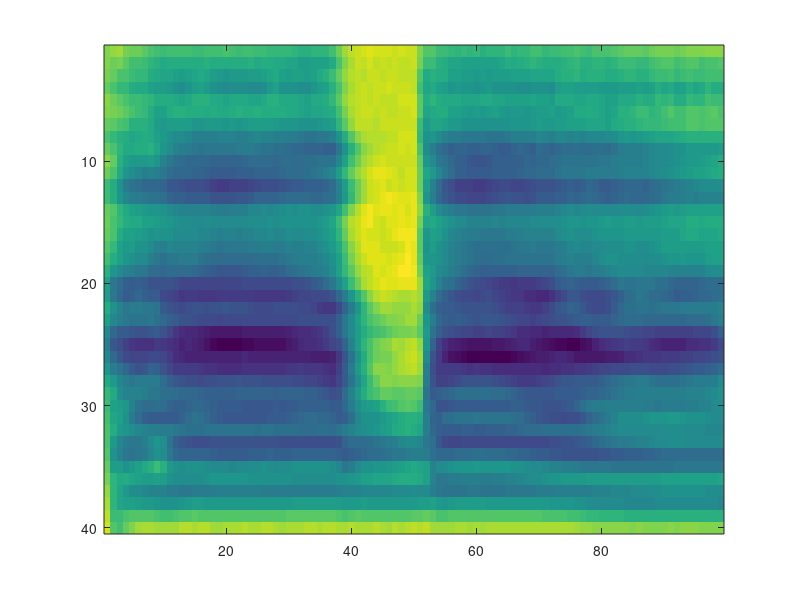

The MATLAB source for this figure: (Note: this script raises an error after producing the figure.)
% DEMOSPECTROGRAM A demonstration of spectral clustering on acoustic data (sigma=3.5).

% SPECTRAL

clear all;
close all;
clc

sigma2 = 3.5;

imageUnnorm = load('spectrogram.txt');
imageUnnorm = sum(imageUnnorm, 3);
imageNorm = imageUnnorm/max(max(imageUnnorm));
imageNorm = flipud(imageNorm);
figure
imagesc((imageNorm));
fprintf('This is the image to be segmented\nPress any key to continue\n');
pause

% image is too big, so downsample it by ratio samp
samp = 3;
rowindex = [1:samp:(floor(size(imageNorm, 1)/samp))*samp];
colindex = [1:samp:(floor(size(imageNorm, 2)/samp))*samp];
imageNorm = imageNorm(rowindex, colindex);

numrows = size(imageNorm, 1);
numcols = size(imageNorm, 2);
n = numcols*numrows;

% f is a 1 x n vector of the intensities of each pixel
f = reshape(imageNorm, 1, n)';
% x is a 2 x n matrix of the coordinates of each pixel
x1 = repmat([1:numrows], 1, numcols)';
x2 = reshape(repmat([1:numcols], numrows, 1), 1, n)';
% combine f and x, giving f the same weighting as x
x = [x1, x2, f*(numrows+numcols)];

% run the clustering algorithm
[labels, PcEig, Centres] = SpectralCluster(x, sigma2);
[npts, dim] = size(labels);

% choose a different symbol for each cluster
color = ['k', 'r', 'g', 'b', 'm'];
sym = ['>', 'o', '+', 'x', 's', 'd', 'v', '^', '<'];
symbol = zeros(dim, 2);
for i = 1:dim;
    symbol(i, :) = [color(mod(i, length(color))+1) sym(mod(i, length(sym))+1)];
end

% plot the final groupings
fprintf('I think the number of Clusters here is\n');
dim
figure
for i=1:npts
    plot(x(i,2), -x(i,1), char(symbol(find(labels(i,:)), :)));
    hold on
end
fprintf('This is the clustering we have found\nPress any key to continue\n');
pause

if dim >2
% plot the clusters in 3d eigenspace
figure
plot3(Centres(:,1),Centres(:,2),Centres(:,3),'kd');
hold on
for i = 1:npts
    plot3(PcEig(i,1),PcEig(i,2),PcEig(i,3), char(symbol(find(labels(i,:)), :)));
end
fprintf('This is the eigenspace picture\n');
end